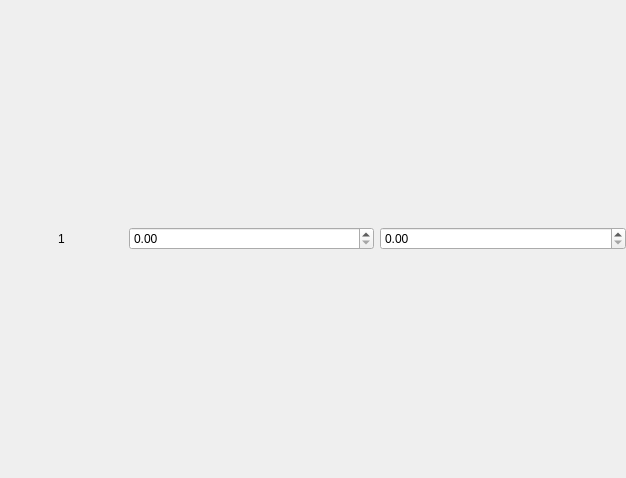
<?xml version="1.0" encoding="UTF-8"?>
<ui version="4.0">
 <class>multipleRangeSelector</class>
 <widget class="QWidget" name="multipleRangeSelector">
  <property name="geometry">
   <rect>
    <x>0</x>
    <y>0</y>
    <width>626</width>
    <height>478</height>
   </rect>
  </property>
  <property name="sizePolicy">
   <sizepolicy hsizetype="Preferred" vsizetype="Preferred">
    <horstretch>0</horstretch>
    <verstretch>0</verstretch>
   </sizepolicy>
  </property>
  <property name="windowTitle">
   <string>Form</string>
  </property>
  <layout class="QVBoxLayout" name="verticalLayout_2" stretch="1">
   <property name="leftMargin">
    <number>0</number>
   </property>
   <property name="topMargin">
    <number>0</number>
   </property>
   <property name="rightMargin">
    <number>0</number>
   </property>
   <property name="bottomMargin">
    <number>0</number>
   </property>
   <item>
    <layout class="QGridLayout" name="gridLayout" columnstretch="1,2,2">
     <property name="sizeConstraint">
      <enum>QLayout::SetDefaultConstraint</enum>
     </property>
     <item row="0" column="0">
      <widget class="QLabel" name="rangeLabel1">
       <property name="text">
        <string>1</string>
       </property>
       <property name="alignment">
        <set>Qt::AlignCenter</set>
       </property>
      </widget>
     </item>
     <item row="0" column="1">
      <widget class="CustomSpinBox" name="lowerBound1"/>
     </item>
     <item row="0" column="2">
      <widget class="CustomSpinBox" name="upperBound1"/>
     </item>
    </layout>
   </item>
  </layout>
 </widget>
 <customwidgets>
  <customwidget>
   <class>CustomSpinBox</class>
   <extends>QDoubleSpinBox</extends>
   <header location="global">ui.widgets.spinbox</header>
  </customwidget>
 </customwidgets>
 <resources>
  <include location="../../../../resources/base/resources.qrc"/>
 </resources>
 <connections/>
</ui>
